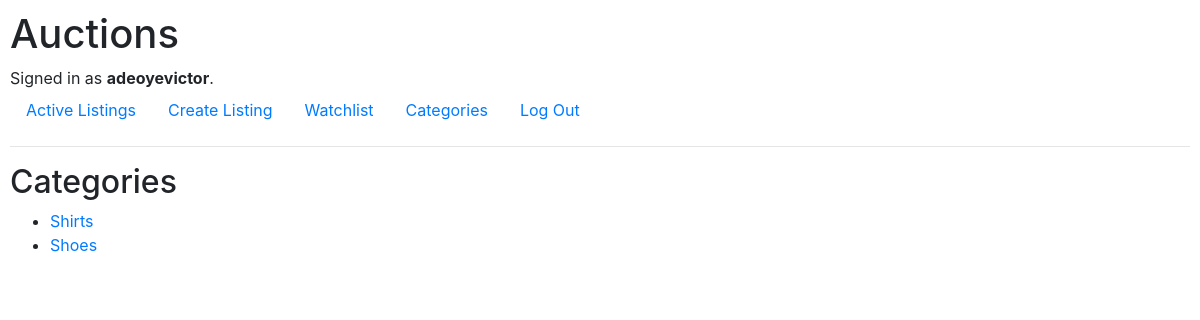
Page /categories (signed in) on the committed database.
### auctions/models.py (models this page shows, shortened)
class User(AbstractUser):
    pass

class TimeStamp(models.Model):
    created_at = models.DateTimeField(auto_now_add=True)
    updated_at = models.DateTimeField(auto_now=True)
    class Meta:
        abstract = True

class Listing(TimeStamp):
    title = models.CharField(max_length=64)
    description = models.TextField()
    starting_bid = models.FloatField()
    image_url = models.URLField(null=True, blank=True)
    category = models.CharField(max_length=64, null=True, blank=True)
    user = models.ForeignKey(User, on_delete=models.CASCADE, related_name="listings")
    active = models.BooleanField(default=True)
    winner = models.IntegerField(blank=True, null=True)

### auctions/views.py (the view)
# urls.py: path("categories", views.categories, name="categories"),
@login_required(login_url='login')
def categories(request):
    listings = Listing.objects.all()
    lst = set()
    for listing in listings:
        lst.add(listing.category)
    return render(request, "auctions/categories.html", {
        "categories": lst
    })

### auctions/templates/auctions/categories.html
{% extends "auctions/layout.html" %}
{% block body %}
<h2>Categories</h2>
<ul>
    {% for category in categories %}
        <li>
            <a href="{% url 'category' category %}">{{ category }}</a>
        </li>
    {% empty %}
        <li>No Categories</li>
    {% endfor %}
</ul>
{% endblock %}

### auctions/templates/auctions/layout.html (shortened to what this page needs)
{% load static %}
<!DOCTYPE html>
<html lang="en">
    <head>
        <link rel="stylesheet" href="https://stackpath.bootstrapcdn.com/bootstrap/4.4.1/css/bootstrap.min.css">
        <link href="{% static 'auctions/styles.css' %}" rel="stylesheet">
    </head>
    <body>
        <h1>Auctions</h1>
        <div>
            {% if user.is_authenticated %}
                Signed in as <strong>{{ user.username }}</strong>.
            {% else %}
                Not signed in.
            {% endif %}
        </div>
        <ul class="nav">
            <li class="nav-item">
                <a class="nav-link" href="{% url 'index' %}">Active Listings</a>
            </li>
            {% if user.is_authenticated %}
                <li class="nav-item">
                    <a class="nav-link" href="{% url 'create' %}">Create Listing</a>
                </li>
                <li class="nav-item">
                    <a class="nav-link" href="{% url 'watchlist' %}">Watchlist</a>
                </li>
                <li class="nav-item">
                    <a class="nav-link" href="{% url 'categories' %}">Categories</a>
                </li>
                <li class="nav-item">
                    <a class="nav-link" href="{% url 'logout' %}">Log Out</a>
                </li>
            {% endif %}
        </ul>
        <hr>
        {% block body %}
        {% endblock %}
    </body>
</html>

### auctions/static/auctions/styles.css (style rules this page uses)
body { padding: 10px; }

### rows in the picture
User: username "adeoyevictor"
Listing: categories "Shirts"
Listing: categories "Shoes"
